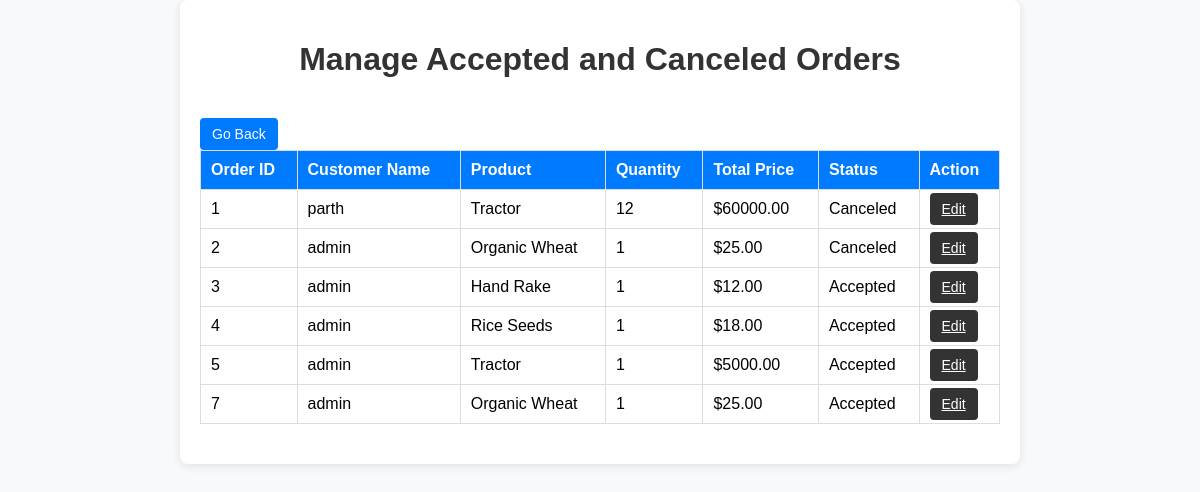
/edit-orders.php (signed in), run on the app's committed database.
### tables this page shows
CREATE TABLE `orders` (
  `id` int(11) NOT NULL,
  `customer_name` varchar(255) NOT NULL,
  `product_name` varchar(255) NOT NULL,
  `quantity` int(11) NOT NULL,
  `total_price` decimal(10,2) NOT NULL,
  `created_at` timestamp NOT NULL DEFAULT current_timestamp(),
  `status` enum('Pending','Accepted','Canceled') NOT NULL DEFAULT 'Pending'
);

### edit-orders.php (the view, shortened to what this page needs)
<?php
include 'db.php';
$order_id = isset($_GET['order_id']) ? $_GET['order_id'] : null;
if (is_null($order_id)) {
    $query = "SELECT * FROM orders WHERE status IN ('Accepted', 'Canceled')";
    $orders = mysqli_query($conn, $query);
}
?>
<!DOCTYPE html>
<html lang="en">
<head>
</head>
<body>
    <div class="container">
        <h1><?php echo is_null($order_id) ? 'Manage Accepted and Canceled Orders' : 'Edit Order'; ?></h1>
        <a href="admin.php" class="btn go-back">Go Back</a>
        <?php if (is_null($order_id)) { ?>
            <table>
                <thead>
                    <tr>
                        <th>Order ID</th>
                        <th>Customer Name</th>
                        <th>Product</th>
                        <th>Quantity</th>
                        <th>Total Price</th>
                        <th>Status</th>
                        <th>Action</th>
                    </tr>
                </thead>
                <tbody>
                    <?php while ($order = mysqli_fetch_assoc($orders)) { ?>
                        <tr>
                            <td><?php echo htmlspecialchars($order['id']); ?></td>
                            <td><?php echo htmlspecialchars($order['customer_name']); ?></td>
                            <td><?php echo htmlspecialchars($order['product_name']); ?></td>
                            <td><?php echo htmlspecialchars($order['quantity']); ?></td>
                            <td>$<?php echo htmlspecialchars($order['total_price']); ?></td>
                            <td><?php echo htmlspecialchars($order['status']); ?></td>
                            <td>
                                <a href="edit-orders.php?order_id=<?php echo $order['id']; ?>" class="btn edit">Edit</a>
                            </td>
                        </tr>
                    <?php } ?>
                </tbody>
            </table>
        <?php } ?>
    </div>
</body>
</html>

### edit-orders.php (style rules this page uses)
body { font-family: Arial, sans-serif; margin: 0; padding: 0; background-color: #f8f9fa; }
.container { width: 80%; max-width: 800px; margin: 0 auto; padding: 20px; background-color: #ffffff; box-shadow: 0 2px 10px rgba(0, 0, 0, 0.1); border-radius: 8px; }
h1 { text-align: center; color: #333; margin-bottom: 20px; }
table { width: 100%; border-collapse: collapse; margin-bottom: 20px; }
th, td { padding: 10px; border: 1px solid #ddd; text-align: left; }
th { background-color: #007bff; color: white; }
.btn { background-color: #333; padding: 8px 12px; border: none; border-radius: 4px; cursor: pointer; font-size: 14px; color: white; transition: background-color 0.3s ease; }
.go-back { background-color: #007bff; margin-top: 20px; display: inline-block; text-decoration: none; padding: 8px 12px; border-radius: 4px; color: white; transition: background-color 0.3s ease; }

### data on the page
orders: id "1", customer_name "parth", product_name "Tractor", quantity "12", total_price "60000.00", status "Canceled"
orders: id "2", customer_name "admin", product_name "Organic Wheat", quantity "1", total_price "25.00", status "Canceled"
orders: id "3", customer_name "admin", product_name "Hand Rake", quantity "1", total_price "12.00", status "Accepted"
orders: id "4", customer_name "admin", product_name "Rice Seeds", quantity "1", total_price "18.00", status "Accepted"
orders: id "5", customer_name "admin", product_name "Tractor", quantity "1", total_price "5000.00", status "Accepted"
orders: id "7", customer_name "admin", product_name "Organic Wheat", quantity "1", total_price "25.00", status "Accepted"
